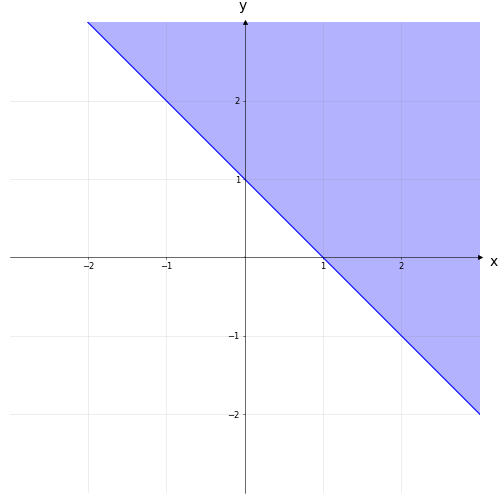

The script that saved this image:
import matplotlib.pyplot as plt 
import matplotlib.patches as patches
import numpy as np 

x = np.linspace(-10, 10, 100)
y = 1 - x

fig, ax = plt.subplots(figsize=(10, 10))

# Enter x and y coordinates of points and colors

# Select length of axes and the space between tick labels
xmin, xmax, ymin, ymax = -2, 2, -2, 2
ticks_frequency = 1

ax.plot(x, y, c='b')
ax.fill_between(x, y, 7, where=(7 >= y), color='blue', alpha=0.3)


# Set identical scales for both axes
ax.set(xlim=(xmin-1, xmax+1), ylim=(ymin-1, ymax+1), aspect='equal')

# Set bottom and left spines as x and y axes of coordinate system
ax.spines['bottom'].set_position('zero')
ax.spines['left'].set_position('zero')

# Remove top and right spines
ax.spines['top'].set_visible(False)
ax.spines['right'].set_visible(False)

# Create 'x' and 'y' labels placed at the end of the axes
ax.set_xlabel('x', size=20, labelpad=-24, x=1.03)
ax.set_ylabel('y', size=20, labelpad=-21, y=1.02, rotation=0)

# Create custom major ticks to determine position of tick labels
x_ticks = np.arange(xmin, xmax+1, ticks_frequency)
y_ticks = np.arange(ymin, ymax+1, ticks_frequency)
# increase label size
ax.set_xticks(x_ticks[x_ticks != 0])
ax.set_yticks(y_ticks[y_ticks != 0])
ax.tick_params(axis='both', which='major', labelsize=12)


# Create minor ticks placed at each integer to enable drawing of minor grid
# lines: note that this has no effect in this example with ticks_frequency=1
ax.set_xticks(np.arange(xmin, xmax+1), minor=True)
ax.set_yticks(np.arange(ymin, ymax+1), minor=True)

# Draw major and minor grid lines
ax.grid(which='both', color='grey', linewidth=1, linestyle='-', alpha=0.2)

# Draw arrows
arrow_fmt = dict(markersize=6, color='black', clip_on=False)
ax.plot((1), (0), marker='>', transform=ax.get_yaxis_transform(), **arrow_fmt)
ax.plot((0), (1), marker='^', transform=ax.get_xaxis_transform(), **arrow_fmt)

# tight layout often produces nice results
plt.tight_layout()

plt.savefig('half-plane.png', dpi=50)
